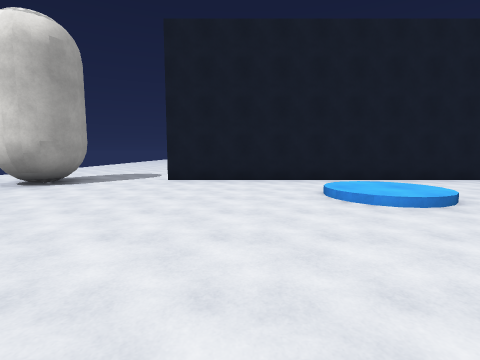
view 1 (above)

16 first-person views from a walk through a scene from a Unity 3-D project. The camera is 1.5 m above the floor, tilts 6° down and sees 85° across. The floor is counted in squares, 2 m on a side. Each view is taken from the middle of a square. On the plan, view 1 faces up. The plan holds only what a view shows up to about 9 squares ahead; the rest is blank. The place goes on beyond the plan. Surface patterns are stand-ins for the level's own textures.

view 2
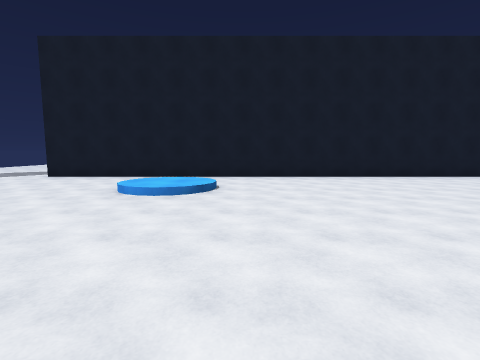

view 3
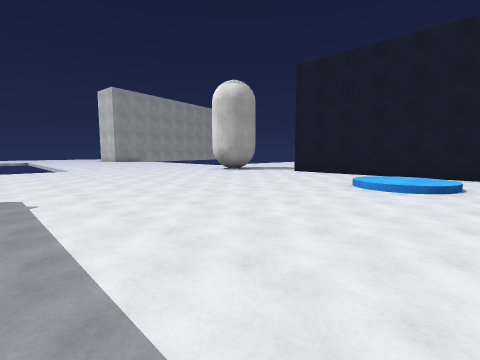

view 4
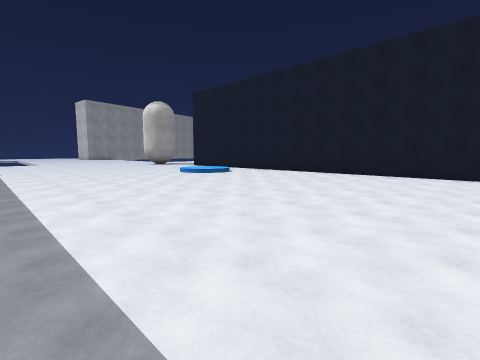

view 5
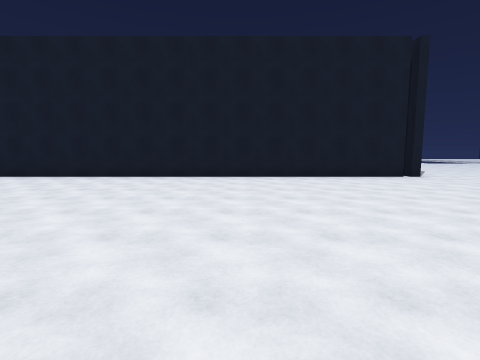

view 6
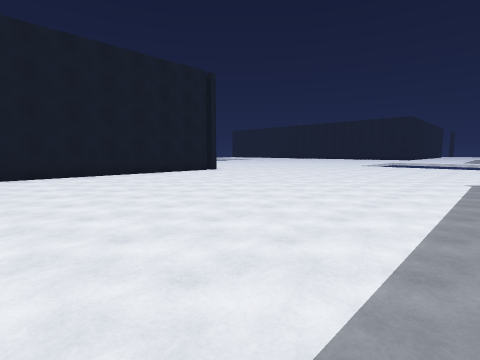

view 7
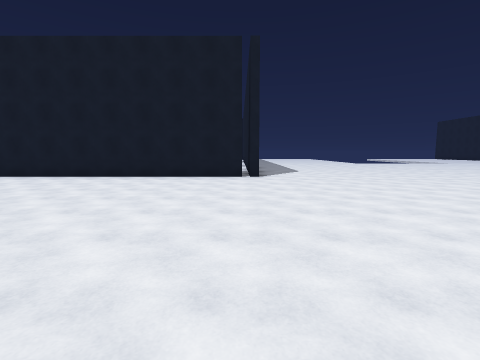

view 8
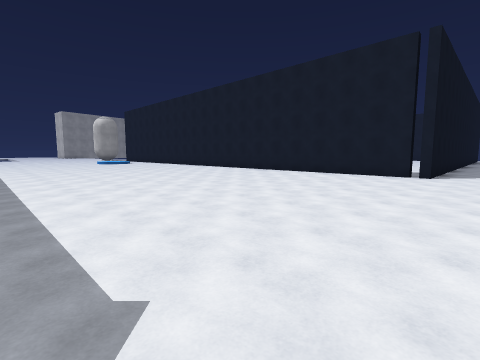

view 9
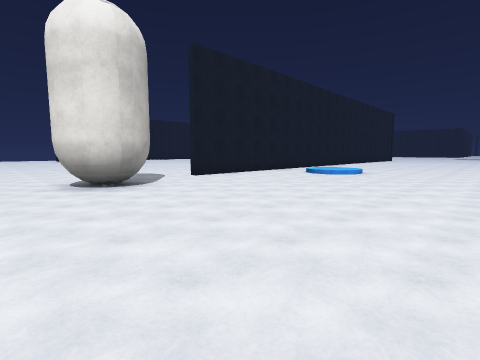

view 10
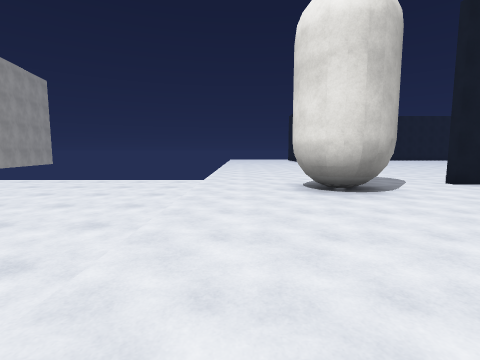

view 11
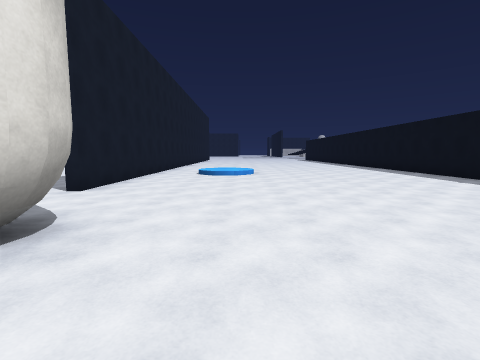

view 12
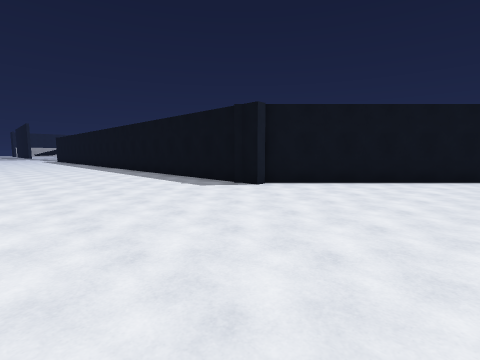

view 13
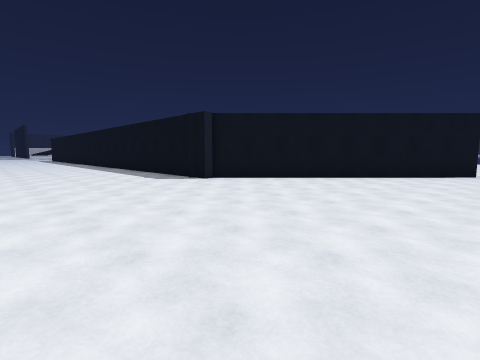

view 14
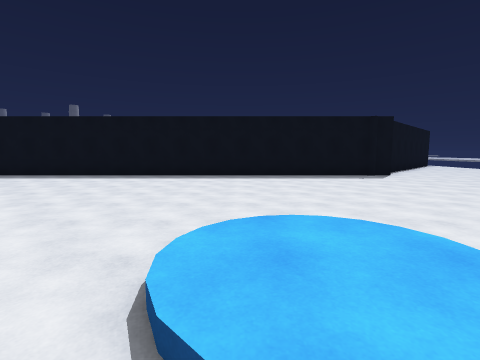

view 15
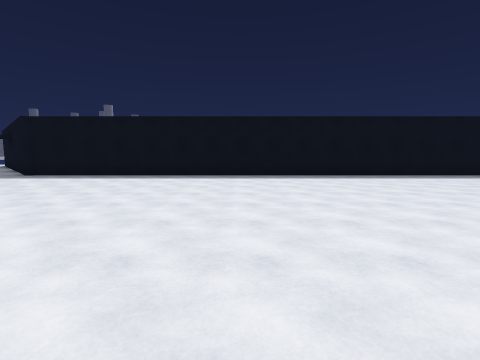

view 16
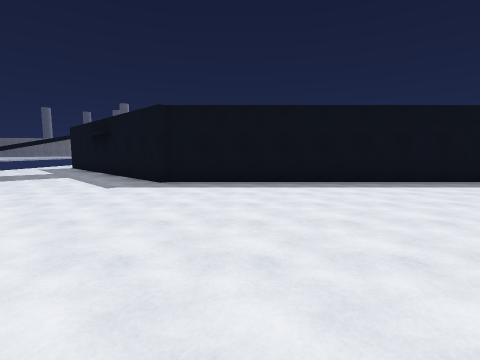

### Floor plan
Points are (right, up) in squares from view 1. A wall is a line through its corners. A room is listed if a view was taken in it or the views show most of it. See-through windows are left out.
Room 1 (views 1, 2, 3, 4, 5, 6, 7, 8, 9, 10, 11, 12, 13, 14, 15, 16)
walls: (-1.2, -2.6) (18.9, -2.6); (-3.9, 6.6) (-4, 5.9) (-4.6, 5.6) (-4.9, 5.5); (-4.7, 5.5) (-5.3, 5.6) (-5.7, 6.1); (-5.6, 5.8) (-5.9, 6.3); (18.9, -2.4) (21.5, -5.1); (19.1, 7.1) (-2, 7.1); (-7.5, -8.6) (-2, -3.1) (-2, -2.6) (-1.4, -2.6)
ways out: opening at (-7, 7); opening at (-2.5, 7); opening at (21, 6); gap at (19, 7)

Positions as (right, up) in squares from view 1, and headings:
1: (0, 0), facing up
2: (4, -1), facing up
3: (4, -2), facing up-left
4: (11, -2), facing up-left
5: (14, -1), facing up
6: (12, -2), facing up-right
7: (19, -1), facing up
8: (21, -2), facing up-left
9: (-7, 0), facing up-right
10: (-7, 1), facing up
11: (-7, 4), facing right
12: (-6, 2), facing down-right
13: (-8, 2), facing down-right
14: (3, 6), facing down
15: (12, 6), facing down
16: (17, 4), facing down
